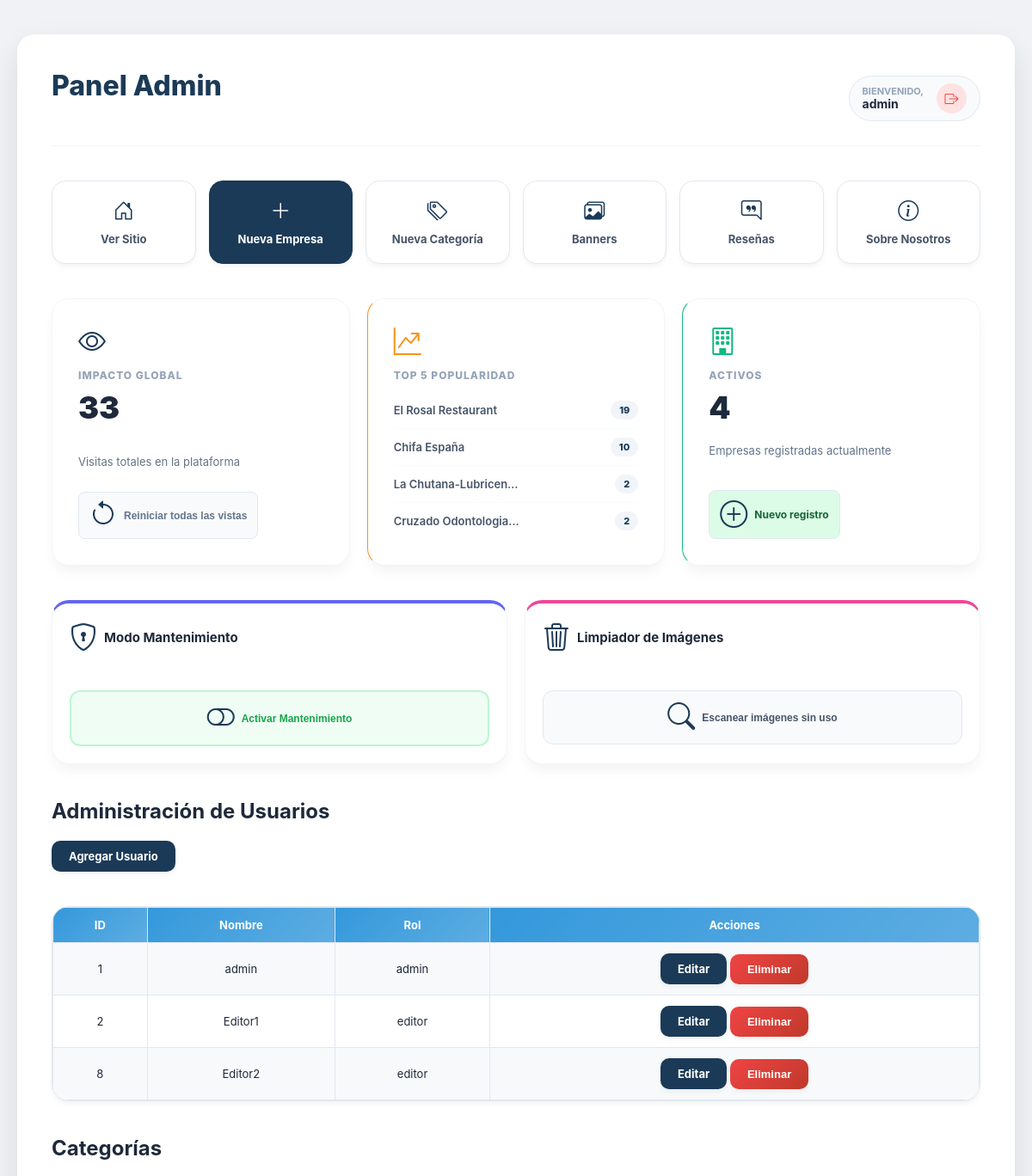
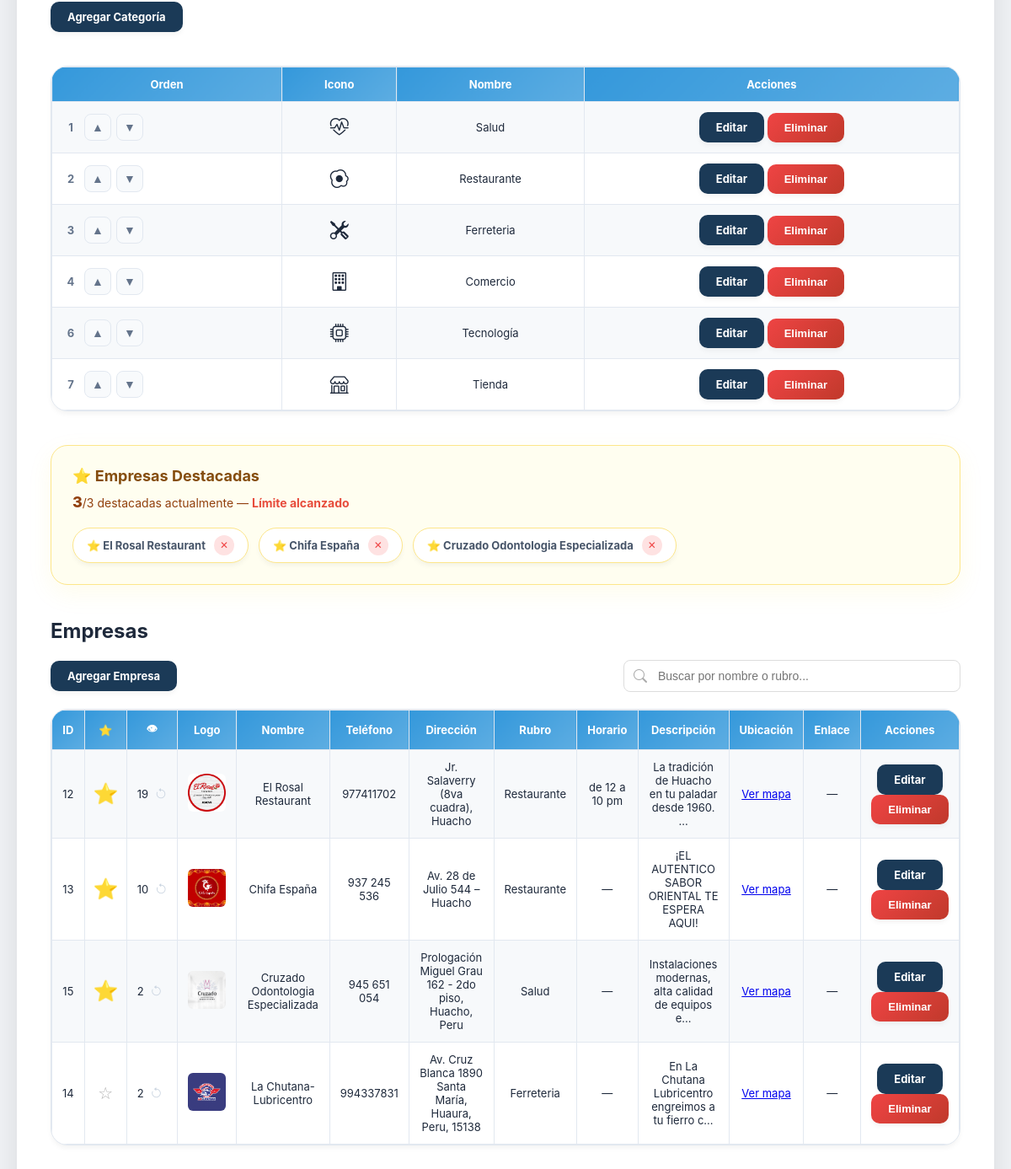
Page /login/admin.php (signed in) on the earlier database version (2 pictures, top to bottom).
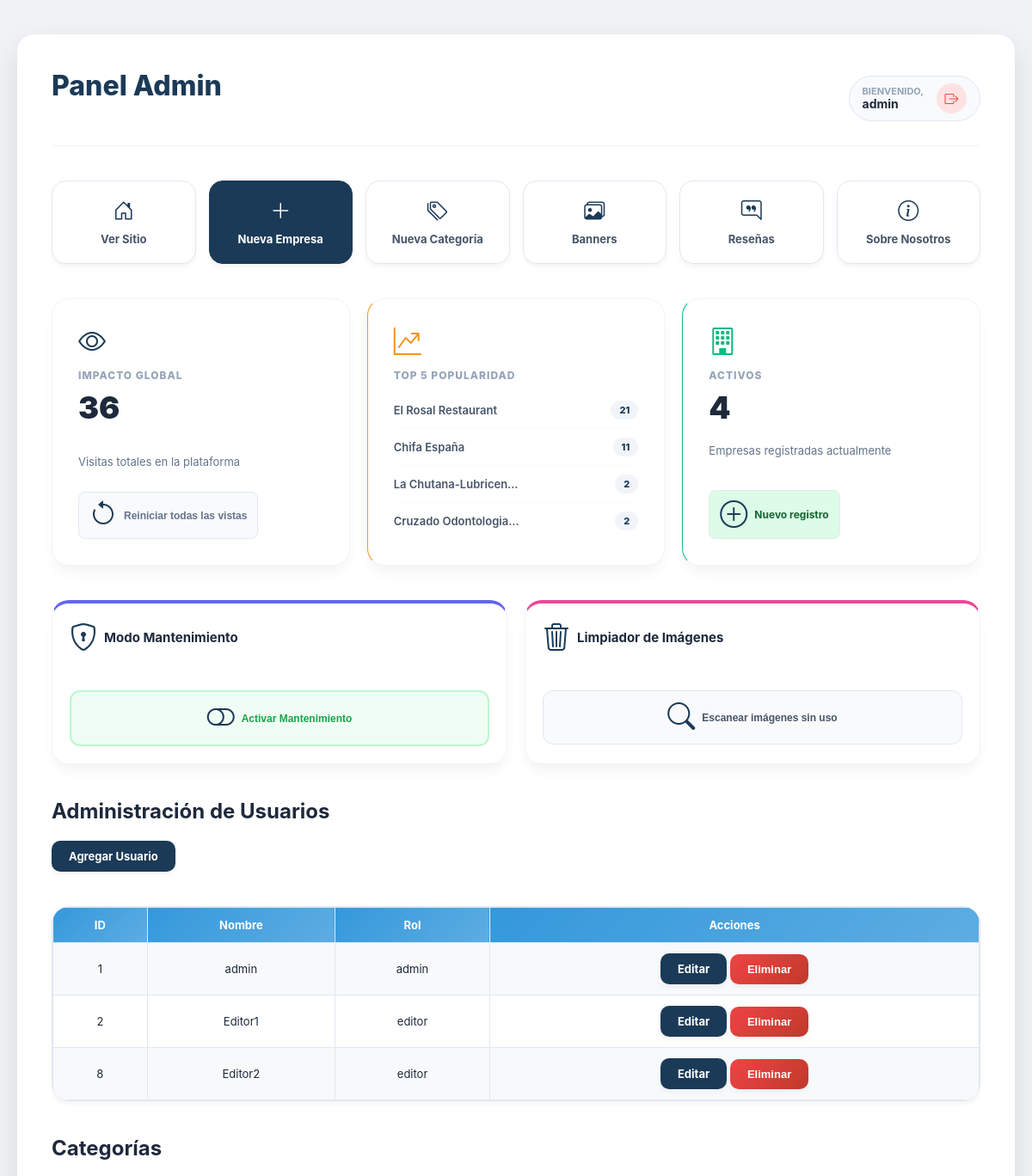
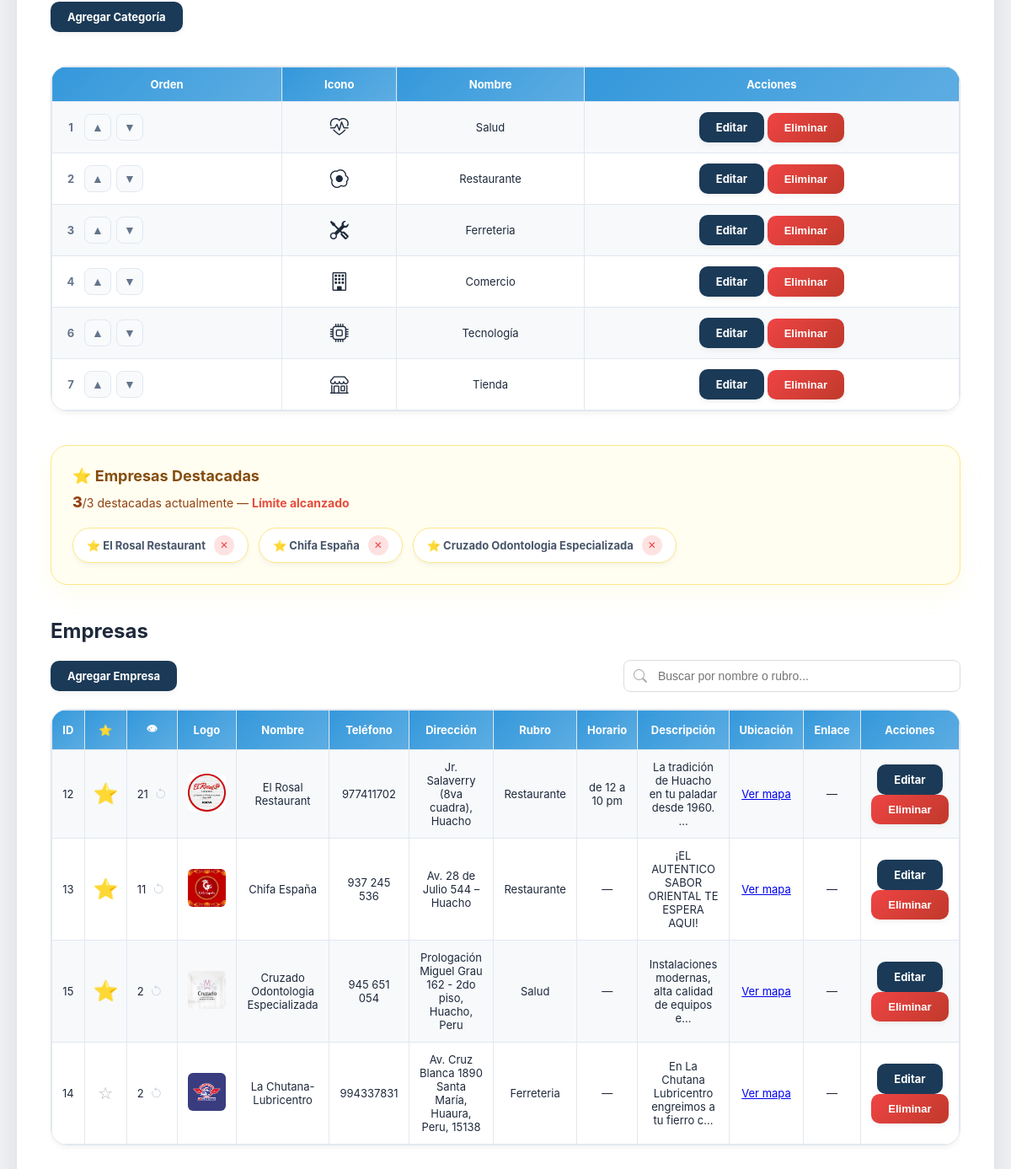
Same page on the later database version (2 pictures, top to bottom).
### tables this page shows
CREATE TABLE `empresas` (
  `id_empresa` int(11) NOT NULL,
  `logo` varchar(255) DEFAULT NULL,
  `nombre` varchar(150) NOT NULL,
  `slug` varchar(255) DEFAULT NULL,
  `email` varchar(100) DEFAULT NULL,
  `telefono` varchar(20) DEFAULT NULL,
  `direccion` varchar(200) DEFAULT NULL,
  `id_categoria` int(11) DEFAULT NULL,
  `fecha_registro` timestamp NOT NULL DEFAULT current_timestamp(),
  `horario` varchar(100) DEFAULT NULL,
  `descripcion` text DEFAULT NULL,
  `ubicacion_link` varchar(500) DEFAULT NULL,
  `link_empresa` varchar(255) DEFAULT NULL,
  `vistas` int(11) DEFAULT 0,
  `destacada` tinyint(1) DEFAULT 0,
  `facebook` varchar(255) DEFAULT NULL,
  `clics_whatsapp` int(11) DEFAULT 0
);

CREATE TABLE `usuarios` (
  `id_usuario` int(11) NOT NULL,
  `nombre` varchar(100) NOT NULL,
  `email` varchar(255) DEFAULT NULL,
  `contraseña_hash` varchar(255) NOT NULL,
  `rol` enum('admin','editor','viewer') DEFAULT 'viewer',
  `fecha_registro` timestamp NOT NULL DEFAULT current_timestamp()
);

CREATE TABLE `categorias` (
  `id_categoria` int(11) NOT NULL,
  `nombre` varchar(100) NOT NULL,
  `slug` varchar(255) DEFAULT NULL,
  `descripcion` text DEFAULT NULL,
  `icono` varchar(50) DEFAULT 'bi-briefcase',
  `orden` int(11) NOT NULL DEFAULT 0
);

### login/admin.php (the view, shortened to what the rows shown need)
<?php
include '../db.php';
$rol = $_SESSION['rol'];
?>
<!DOCTYPE html>
<html lang="es">
<head>
    <link rel="stylesheet" href="<?= APP_URL ?>/assets/css/login.css?v=<?= filemtime(__DIR__ . '/../assets/css/login.css') ?>">
    <link rel="stylesheet" href="https://cdn.jsdelivr.net/npm/bootstrap-icons@1.11.3/font/bootstrap-icons.min.css">
</head>
<body>
    <div class="panel-container">
        <section class="panel">
            <div class="panel-header-flex">
                <h1 class="panel-title">Panel <?= ucfirst($rol) ?></h1>
            </div>
            <?php
            $stmt_top5 = $conexion->prepare("SELECT nombre, vistas FROM empresas ORDER BY vistas DESC LIMIT 5");
            $stmt_top5->execute();
            $top5 = $stmt_top5->get_result();
            ?>
            <div class="stats-dashboard">
                <div class="stat-box" style="border-left-color: #f7941d;">
                    <ul class="top5-list">
                        <?php if ($top5 && $top5->num_rows > 0): ?>
                            <?php while ($t = $top5->fetch_assoc()): ?>
                                <li class="top5-item">
                                    <span
                                        class="top5-name"><?= htmlspecialchars(mb_strimwidth($t['nombre'], 0, 20, '…')) ?></span>
                                    <span class="top5-views"><?= $t['vistas'] ?></span>
                                </li>
                            <?php endwhile; ?>
                        <?php else: ?>
                            <li class="top5-item">No hay datos suficientes</li>
                        <?php endif; ?>
                    </ul>
                </div>
            </div>
            <h2>Administración de Usuarios</h2><br>
            <br><br>
            <div class="table-wrap">
                <table>
                    <tr>
                        <th>ID</th>
                        <th>Nombre</th>
                        <th>Rol</th>
                        <th>Acciones</th>
                    </tr>
                    <?php
                    $stmt_u = $conexion->prepare("SELECT id_usuario, nombre, rol FROM usuarios");
                    $stmt_u->execute();
                    $res = $stmt_u->get_result();
                    while ($fila = $res->fetch_assoc()):
                        ?>
                        <tr>
                            <td data-label="ID"><?= $fila['id_usuario'] ?></td>
                            <td data-label="Usuario"><?= htmlspecialchars($fila['nombre']) ?></td>
                            <td data-label="Rol"><?= htmlspecialchars($fila['rol']) ?></td>
                            <td data-label="Acciones">
                                <div class="acciones">
                                    <a href="editar_usuario.php?id=<?= $fila['id_usuario'] ?>" class="btn">Editar</a>
                                    <button onclick="eliminarRegistro('usuario', <?= $fila['id_usuario'] ?>, this)"
                                        class="btn btn-danger">Eliminar</button>
                                </div>
                            </td>
                        </tr>
                    <?php endwhile; ?>
                </table>
            </div>
            <br><br>
            <h2>Categorías</h2><br>
            <br><br>
            <div class="table-wrap">
                <table>
                    <tr>
                        <th>Orden</th>
                        <th>Icono</th>
                        <th>Nombre</th>
                        <th>Acciones</th>
                    </tr>
                    <?php
                    $stmt_cat = $conexion->prepare("SELECT * FROM categorias ORDER BY orden ASC");
                    $stmt_cat->execute();
                    $res_cat = $stmt_cat->get_result();
                    while ($cat = $res_cat->fetch_assoc()):
                        ?>
                        <tr id="cat-<?= $cat['id_categoria'] ?>">
                            <td data-label="Orden">
                                <div style="display:flex; align-items:center; gap:6px;">
                                    <span
                                        style="font-weight:700; color:#64748b; min-width:20px;"><?= $cat['orden'] ?></span>
                                    <button onclick="moverCategoria(<?= $cat['id_categoria'] ?>, 'subir')" class="btn-orden"
                                        title="Subir">▲</button>
                                    <button onclick="moverCategoria(<?= $cat['id_categoria'] ?>, 'bajar')" class="btn-orden"
                                        title="Bajar">▼</button>
                                </div>
                            </td>
                            <td data-label="Icono" style="font-size:22px;">
                                <i class="bi <?= htmlspecialchars($cat['icono'] ?? 'bi-briefcase') ?>"></i>
                            </td>
                            <td data-label="Nombre"><?= htmlspecialchars($cat['nombre']) ?></td>
                            <td data-label="Acciones">
                                <div class="acciones">
                                    <a href="editar_categoria.php?id=<?= $cat['id_categoria'] ?>" class="btn">Editar</a>
                                    <button onclick="eliminarRegistro('categoria', <?= $cat['id_categoria'] ?>, this)"
                                        class="btn btn-danger">Eliminar</button>
                                </div>
                            </td>
                        </tr>
                    <?php endwhile; ?>
                </table>
            </div>
            <br><br>
            <?php
            $stmt_dest = $conexion->prepare("SELECT id_empresa, nombre FROM empresas WHERE destacada=1");
            $stmt_dest->execute();
            $res_dest = $stmt_dest->get_result();
            $total_dest = $res_dest->num_rows;
            ?>
            <div class="destacadas-section">
                <?php if ($total_dest > 0): ?>
                    <div class="destacadas-lista">
                        <?php while ($d = $res_dest->fetch_assoc()): ?>
                            <div class="destacada-chip" id="chip-<?= $d['id_empresa'] ?>">
                                ⭐ <?= htmlspecialchars($d['nombre']) ?>
                                <button onclick="toggleDestacada(<?= $d['id_empresa'] ?>, 'quitar')" title="Quitar">✕</button>
                            </div>
                        <?php endwhile; ?>
                    </div>
                <?php else: ?>
                    <p style="color:#aaa;font-size:13px;">No hay empresas destacadas. Haz clic en ☆ en la tabla para
                        destacar una.</p>
                <?php endif; ?>
            </div>
            <h2>Empresas</h2><br>
            <div class="table-wrap">
                <table>
                    <tr>
                        <th>ID</th>
                        <th>⭐</th>
                        <th>👁</th>
                        <th>Logo</th>
                        <th>Nombre</th>
                        <th>Teléfono</th>
                        <th>Dirección</th>
                        <th>Rubro</th>
                        <th>Horario</th>
                        <th>Descripción</th>
                        <th>Ubicación</th>
                        <th>Enlace</th>
                        <th>Acciones</th>
                    </tr>
                    <?php
                    $stmt_emp = $conexion->prepare("
                        SELECT e.id_empresa, e.logo, e.nombre, e.telefono, e.direccion,
                               e.descripcion, e.horario, e.ubicacion_link, e.link_empresa,
                               e.destacada, e.vistas, c.nombre AS categoria
                        FROM empresas e
                        JOIN categorias c ON e.id_categoria = c.id_categoria
                        ORDER BY e.destacada DESC, e.vistas DESC
                    ");
                    $stmt_emp->execute();
                    $res = $stmt_emp->get_result();
                    while ($fila = $res->fetch_assoc()):
                        ?>
                        <tr id="fila-<?= $fila['id_empresa'] ?>">
                            <td data-label="ID"><?= $fila['id_empresa'] ?></td>
                            <td data-label="Destacada">
                                <button class="btn-estrella <?= $fila['destacada'] ? 'activa' : '' ?>"
                                    onclick="toggleDestacada(<?= $fila['id_empresa'] ?>, '<?= $fila['destacada'] ? 'quitar' : 'destacar' ?>')"
                                    title="<?= $fila['destacada'] ? 'Quitar destacada' : 'Destacar' ?>">
                                    <?= $fila['destacada'] ? '⭐' : '☆' ?>
                                </button>
                            </td>
                            <td data-label="Vistas">
                                <div style="display:flex; align-items:center; gap:8px;">
                                    <?= number_format($fila['vistas']) ?>
                                    <button
                                        onclick="customConfirm('¿Reiniciar vistas de esta empresa?', () => reiniciarVistas(<?= $fila['id_empresa'] ?>))"
                                        style="font-size:14px; color:#cbd5e1; text-decoration:none; background:none; border:none; cursor:pointer; padding:0;"
                                        title="Reiniciar">
                                        <i class="bi bi-arrow-counterclockwise"></i>
                                    </button>
                                </div>
                            </td>
                            <td data-label="Logo">
                                <?php if (!empty($fila['logo'])): ?>
                                    <img src="<?= APP_URL ?>/assets/img/<?= htmlspecialchars($fila['logo']) ?>"
                                        style="width:45px;height:45px;object-fit:cover;border-radius:6px;">
                                <?php else: ?>—<?php endif; ?>
                            </td>
                            <td data-label="Nombre"><?= htmlspecialchars($fila['nombre']) ?></td>
                            <td data-label="Teléfono"><?= htmlspecialchars($fila['telefono'] ?? '—') ?></td>
                            <td data-label="Dirección"><?= htmlspecialchars($fila['direccion'] ?? '—') ?></td>
                            <td data-label="Rubro"><?= htmlspecialchars($fila['categoria']) ?></td>
                            <td data-label="Horario">
                                <?= !empty($fila['horario']) ? htmlspecialchars($fila['horario']) : '—' ?>
                            </td>
                            <td data-label="Descripción">
                                <?= !empty($fila['descripcion']) ? htmlspecialchars(mb_strimwidth($fila['descripcion'], 0, 50, '…')) : '—' ?>
                            </td>
                            <td data-label="Mapa">
                                <?php if (!empty($fila['ubicacion_link'])): ?>
                                    <a href="<?= htmlspecialchars($fila['ubicacion_link']) ?>" target="_blank">Ver mapa</a>
                                <?php else: ?>—<?php endif; ?>
                            </td>
                            <td data-label="Web">
                                <?php if (!empty($fila['link_empresa'])): ?>
                                    <a href="<?= htmlspecialchars($fila['link_empresa']) ?>" target="_blank">Ver página</a>
                                <?php else: ?>—<?php endif; ?>
                            </td>
                            <td data-label="Acciones">
                                <div class="acciones">
                                    <a href="editar.php?id=<?= $fila['id_empresa'] ?>" class="btn">Editar</a>
                                    <button onclick="eliminarRegistro('empresa', <?= $fila['id_empresa'] ?>, this)"
                                        class="btn btn-danger">Eliminar</button>
                                </div>
                            </td>
                        </tr>
                    <?php endwhile; ?>
                </table>
            </div>
            <br><br>
        </section>
    </div>
</body>
</html>

Differences in the rows shown:
changed empresas "El Rosal Restaurant": vistas "19" → "21"
changed empresas "Chifa España": vistas "10" → "11"
Other differences:
$total_visitas: "33" → "36"
